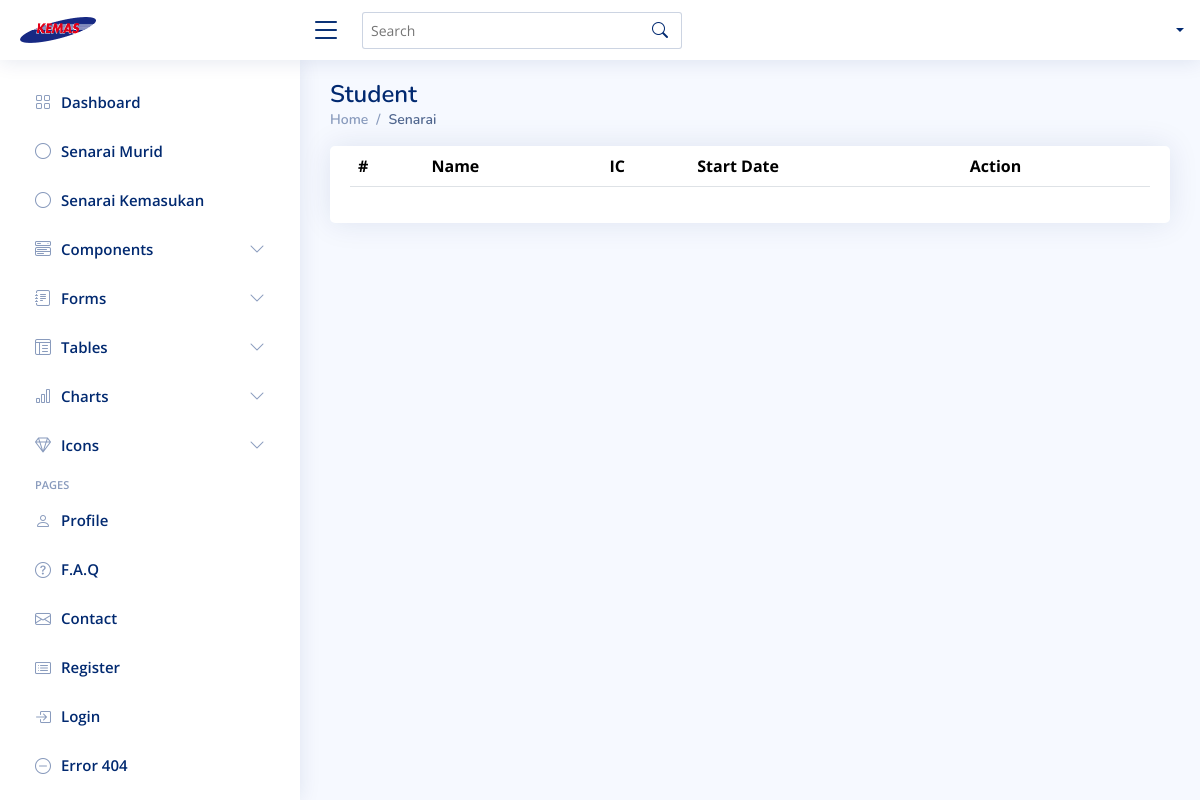
The app's page /senaraimurid.php, older data.
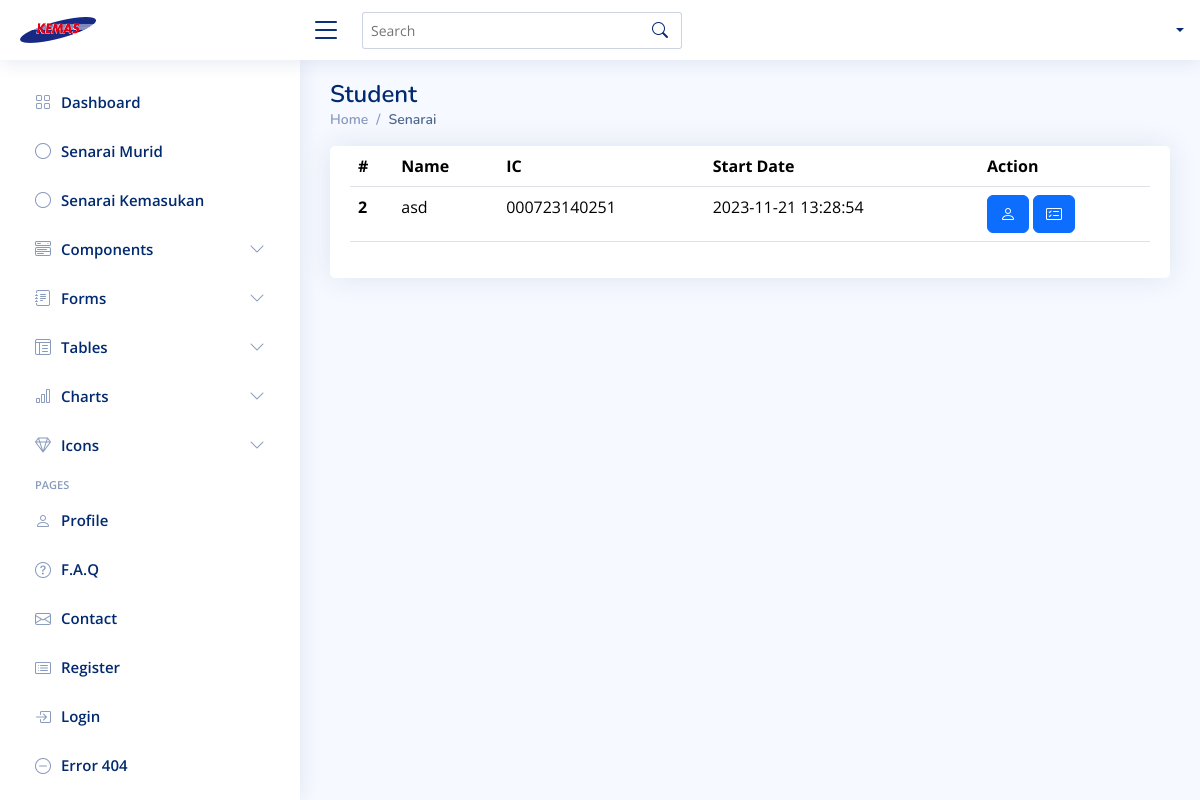
The same page, newer data.
### tables this page shows
CREATE TABLE IF NOT EXISTS `murid` (
  `id` int NOT NULL AUTO_INCREMENT,
  `name` text,
  `age` text,
  `no_kad_pengenalan` text,
  `tarikh_mula` datetime NOT NULL DEFAULT CURRENT_TIMESTAMP,
  `warganegara` text,
  `bangsa` text,
  `tarikh_lahir` datetime DEFAULT NULL,
  `no_sijil_lahir` text,
  `tempat_lahir` text,
  `jantina` text,
  `alamat_rumah` text,
  `saizbaju` text,
  `penyakit` text,
  `tinggi` text,
  `berat` text,
  `masalah_makanan` text,
  `kecacatan` text,
  `nama_penjaga` text,
  `alamat_rumah_penjaga` text,
  `telefon_penjaga` text,
  `hubungan_penjaga` text,
  `gambar` text,
  `file_mykid` text,
  `file_sijil` text,
  `file_rekod_kesihatan` text,
  `geran` text,
  `status_kemasukan` int DEFAULT NULL,
  `status_kemasukan_text` text,
  PRIMARY KEY (`id`)
);

### senaraimurid.php (the view, shortened to what this page needs)
<?php include('functions.php') ?>
<!DOCTYPE html>
<html lang="en">
<head>
  <?php include('head.php') ?>
</head>
<body>
  <?php include('topnav.php') ?>
  <?php include('sidebar.php') ?>
  <main id="main" class="main">
    <div class="pagetitle">
      <h1>Student</h1>
      <nav>
        <ol class="breadcrumb">
          <li class="breadcrumb-item"><a href="index.html">Home</a></li>
          <li class="breadcrumb-item active">Senarai</li>
        </ol>
      </nav>
    </div>
    <section class="section">
      <div class="row">
        <div class="col-lg-12">
          <div class="card">
            <div class="card-body">
              <table class="table datatable">
                <thead>
                  <tr>
                    <th scope="col">#</th>
                    <th scope="col">Name</th>
                    <th scope="col">IC</th>
                    <th scope="col">Start Date</th>
                    <th scope="col">Action</th>
                  </tr>
                </thead>
                <tbody>
                  <?php
                  $query = "SELECT * FROM murid WHERE status_kemasukan='1' ";
                  $result = mysqli_query($db, $query);
                  while ($row = mysqli_fetch_assoc($result)) { ?>
                    <tr>
                      <th scope="row">
                        <?php echo $row['id'] ?>
                      </th>
                      <td>
                        <?php echo $row['name'] ?>
                      </td>
                      <td>
                        <?php echo $row['no_kad_pengenalan'] ?>
                      </td>
                      <td>
                        <?php echo $row['tarikh_mula'] ?>
                      </td>
                      <td>
                        <form method="post" action="?profilmurid">
                          <button type="submit" name="profilmurid" class="btn btn-primary"><i
                              class="bi bi-person"></i></button>
                          <button type="submit" name="pemarkahan" class="btn btn-primary"><i
                              class="bi bi-card-checklist"></i></button>
                        </form>
                      </td>
                    </tr>
                    <?php
                  }
                  ?>
                </tbody>
              </table>
            </div>
          </div>
        </div>
      </div>
    </section>
  </main>
</body>
</html>

### head.php (shortened to what this page needs)
<link href="assets/vendor/bootstrap/css/bootstrap.min.css" rel="stylesheet">
<link href="assets/vendor/bootstrap-icons/bootstrap-icons.css" rel="stylesheet">
<link href="assets/vendor/boxicons/css/boxicons.min.css" rel="stylesheet">
<link href="assets/vendor/quill/quill.snow.css" rel="stylesheet">
<link href="assets/vendor/quill/quill.bubble.css" rel="stylesheet">
<link href="assets/vendor/remixicon/remixicon.css" rel="stylesheet">
<link href="assets/vendor/simple-datatables/style.css" rel="stylesheet">
<link href="assets/css/style.css" rel="stylesheet">

### topnav.php (shortened to what this page needs)
<header id="header" class="header fixed-top d-flex align-items-center">
  <div class="d-flex align-items-center justify-content-between">
    <a href="index.html" class="logo d-flex align-items-center">
      <img src="assets/img/kemaslogo.png" alt="">
    </a>
    <i class="bi bi-list toggle-sidebar-btn"></i>
  </div>
  <div class="search-bar">
    <form class="search-form d-flex align-items-center" method="POST" action="#">
      <input type="text" name="query" placeholder="Search" title="Enter search keyword">
      <button type="submit" title="Search"><i class="bi bi-search"></i></button>
    </form>
  </div>
  <nav class="header-nav ms-auto">
    <ul class="d-flex align-items-center">
      <li class="nav-item dropdown pe-3">
        <a class="nav-link nav-profile d-flex align-items-center pe-0" href="#" data-bs-toggle="dropdown">
          <span class="d-none d-md-block dropdown-toggle ps-2"><?php echo $_SESSION['username'] ?></span>
        </a>
      </li>
    </ul>
  </nav>
</header>

### sidebar.php (shortened to what this page needs)
<aside id="sidebar" class="sidebar">
  <ul class="sidebar-nav" id="sidebar-nav">
    <li class="nav-item">
      <a class="nav-link collapsed" href="index.php">
        <i class="bi bi-grid"></i>
        <span>Dashboard</span>
      </a>
    </li>
    <li class="nav-item">
      <a class="nav-link collapsed" href="senaraimurid.php">
        <i class="bi bi-circle"></i><span>Senarai Murid</span>
      </a>
    </li>
    <li class="nav-item">
      <a class="nav-link collapsed" href="senaraikemasukan.php">
        <i class="bi bi-circle"></i><span>Senarai Kemasukan</span>
      </a>
    </li>
    <li class="nav-item">
      <a class="nav-link collapsed" data-bs-target="#components-nav" data-bs-toggle="collapse" href="#">
        <i class="bi bi-menu-button-wide"></i><span>Components</span><i class="bi bi-chevron-down ms-auto"></i>
      </a>
    </li>
    <li class="nav-item">
      <a class="nav-link collapsed" data-bs-target="#forms-nav" data-bs-toggle="collapse" href="#">
        <i class="bi bi-journal-text"></i><span>Forms</span><i class="bi bi-chevron-down ms-auto"></i>
      </a>
    </li>
    <li class="nav-item">
      <a class="nav-link collapsed" data-bs-target="#tables-nav" data-bs-toggle="collapse" href="#">
        <i class="bi bi-layout-text-window-reverse"></i><span>Tables</span><i class="bi bi-chevron-down ms-auto"></i>
      </a>
    </li>
    <li class="nav-item">
      <a class="nav-link collapsed" data-bs-target="#charts-nav" data-bs-toggle="collapse" href="#">
        <i class="bi bi-bar-chart"></i><span>Charts</span><i class="bi bi-chevron-down ms-auto"></i>
      </a>
    </li>
    <li class="nav-item">
      <a class="nav-link collapsed" data-bs-target="#icons-nav" data-bs-toggle="collapse" href="#">
        <i class="bi bi-gem"></i><span>Icons</span><i class="bi bi-chevron-down ms-auto"></i>
      </a>
    </li>
    <li class="nav-heading">Pages</li>
    <li class="nav-item">
      <a class="nav-link collapsed" href="users-profile.html">
        <i class="bi bi-person"></i>
        <span>Profile</span>
      </a>
    </li>
    <li class="nav-item">
      <a class="nav-link collapsed" href="pages-faq.html">
        <i class="bi bi-question-circle"></i>
        <span>F.A.Q</span>
      </a>
    </li>
    <li class="nav-item">
      <a class="nav-link collapsed" href="pages-contact.html">
        <i class="bi bi-envelope"></i>
        <span>Contact</span>
      </a>
    </li>
    <li class="nav-item">
      <a class="nav-link collapsed" href="pages-register.html">
        <i class="bi bi-card-list"></i>
        <span>Register</span>
      </a>
    </li>
    <li class="nav-item">
      <a class="nav-link collapsed" href="pages-login.html">
        <i class="bi bi-box-arrow-in-right"></i>
        <span>Login</span>
      </a>
    </li>
    <li class="nav-item">
      <a class="nav-link collapsed" href="pages-error-404.html">
        <i class="bi bi-dash-circle"></i>
        <span>Error 404</span>
      </a>
    </li>
    <li class="nav-item">
      <a class="nav-link collapsed" href="pages-blank.html">
      </a>
    </li>
  </ul>
</aside>

### assets/css/style.css (style rules this page uses)
:root { scroll-behavior: smooth; }
body { font-family: "Open Sans", sans-serif; background: #f6f9ff; color: #444444; }
a { color: #4154f1; text-decoration: none; }
h1, h2, h3, h4, h5, h6 { font-family: "Nunito", sans-serif; }
#main { margin-top: 60px; padding: 20px 30px; transition: all 0.3s; }
.pagetitle { margin-bottom: 10px; }
.pagetitle h1 { font-size: 24px; margin-bottom: 0; font-weight: 600; color: #012970; }
.card { margin-bottom: 30px; border: none; border-radius: 5px; box-shadow: 0px 0 30px rgba(1, 41, 112, 0.1); }
.card-body { padding: 0 20px 20px 20px; }
.breadcrumb { font-size: 14px; font-family: "Nunito", sans-serif; color: #899bbd; font-weight: 600; }
.breadcrumb a { color: #899bbd; transition: 0.3s; }
.breadcrumb .breadcrumb-item::before { color: #899bbd; }
.breadcrumb .active { color: #51678f; font-weight: 600; }
.logo { line-height: 1; }
@media (min-width: 1200px) { .logo { width: 280px; } }
.logo img { max-height: 26px; margin-right: 6px; }
.header { transition: all 0.5s; z-index: 997; height: 60px; box-shadow: 0px 2px 20px rgba(1, 41, 112, 0.1); background-color: #fff; padding-left: 20px; }
.header .toggle-sidebar-btn { font-size: 32px; padding-left: 10px; cursor: pointer; color: #012970; }
.header .search-bar { min-width: 360px; padding: 0 20px; }
.header .search-form { width: 100%; }
.header .search-form input { border: 0; font-size: 14px; color: #012970; border: 1px solid rgba(1, 41, 112, 0.2); padding: 7px 38px 7px 8px; border-radius: 3px; transition: 0.3s; width: 100%; }
.header .search-form button { border: 0; padding: 0; margin-left: -30px; background: none; }
.header .search-form button i { color: #012970; }
.header-nav ul { list-style: none; }
.header-nav>ul { margin: 0; padding: 0; }
.header-nav .nav-profile { color: #012970; }
.header-nav .nav-profile span { font-size: 14px; font-weight: 600; }
.sidebar { position: fixed; top: 60px; left: 0; bottom: 0; width: 300px; z-index: 996; transition: all 0.3s; padding: 20px; overflow-y: auto; scrollbar-width: thin; scrollbar-color: #aab7cf transparent; box-shadow: 0px 0px 20px rgba(1, 41, 112, 0.1); background-color: #fff; }
@media (min-width: 1200px) { #main, #footer { margin-left: 300px; } }
.sidebar-nav { padding: 0; margin: 0; list-style: none; }
.sidebar-nav li { padding: 0; margin: 0; list-style: none; }
.sidebar-nav .nav-item { margin-bottom: 5px; }
.sidebar-nav .nav-heading { font-size: 11px; text-transform: uppercase; color: #899bbd; font-weight: 600; margin: 10px 0 5px 15px; }
.sidebar-nav .nav-link { display: flex; align-items: center; font-size: 15px; font-weight: 600; color: #4154f1; transition: 0.3; background: #f6f9ff; padding: 10px 15px; border-radius: 4px; }
.sidebar-nav .nav-link i { font-size: 16px; margin-right: 10px; color: #4154f1; }
.sidebar-nav .nav-link.collapsed { color: #012970; background: #fff; }
.sidebar-nav .nav-link.collapsed i { color: #899bbd; }
.sidebar-nav .nav-link .bi-chevron-down { margin-right: 0; transition: transform 0.2s ease-in-out; }

Row changes from the older to the newer data that the page shows:
added murid: id "2", name "asd", no_kad_pengenalan "000723140251", tarikh_mula "2023-11-21 13:28:54"
